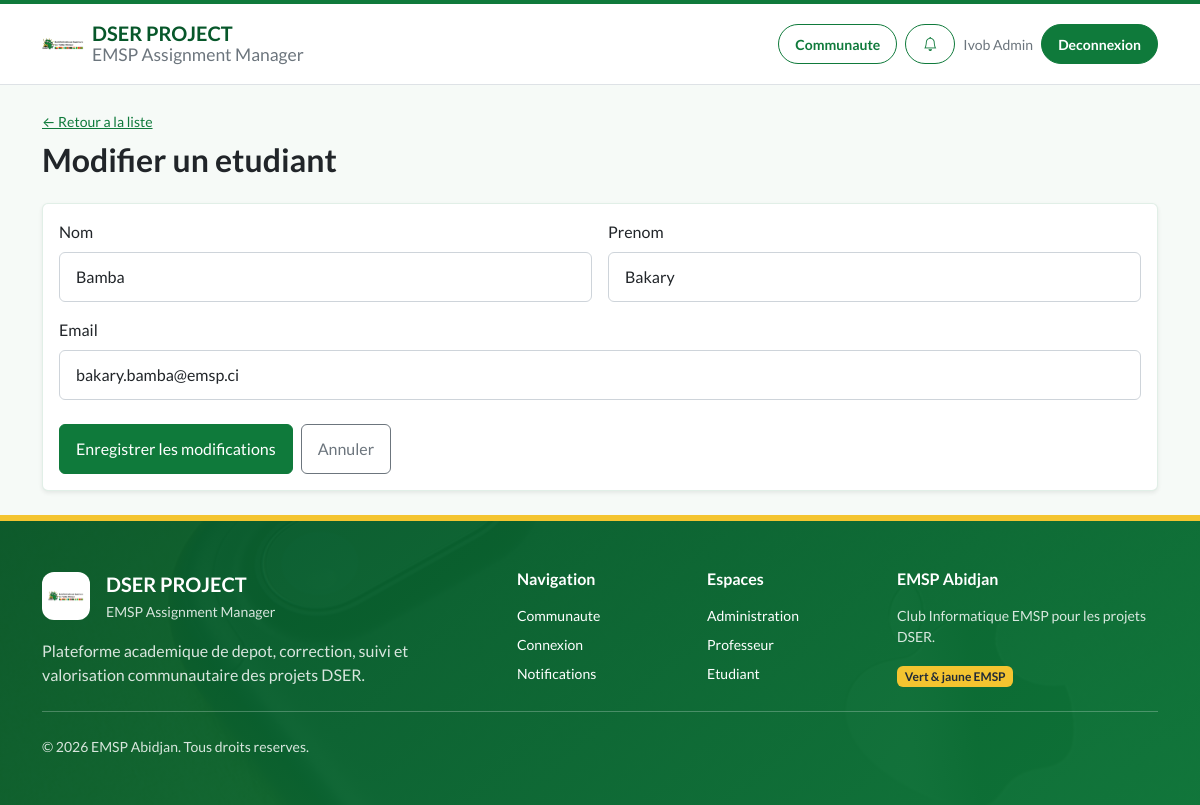
The app's page /student-hub-php/public/admin/students/edit?id=6 (signed in) with its own data.
### tables this page shows
CREATE TABLE IF NOT EXISTS `utilisateurs` (
  `id_user` INT AUTO_INCREMENT PRIMARY KEY,
  `nom` VARCHAR(50) NOT NULL,
  `prenom` VARCHAR(50) NOT NULL,
  `email` VARCHAR(100) UNIQUE NOT NULL,
  `mot_de_passe` VARCHAR(255) NOT NULL,
  `role` ENUM('etudiant', 'prof', 'admin') NOT NULL,
  `first_login` TINYINT(1) DEFAULT 1
);

### student-hub-php/app/Controllers/AdminController.php (called while the page is built, shortened)
<?php
final class AdminController extends Controller
{
    public function showEditStudent(): void
    {
        $id = (int) ($_GET['id'] ?? 0);
        $student = User::findById($id);
        $this->render('admin/student_form', [
            'user' => Session::get('user'),
            'csrf_token' => Csrf::generateToken(),
            'student' => $student,
            'success' => Session::getFlash('success'),
            'error' => Session::getFlash('error')
        ], 'Modifier un etudiant');
    }
}

### student-hub-php/public/index.php (called while the page is built, shortened)
<?php
if (file_exists(dirname(__DIR__) . '/config/config.php')) {
    $baseDir = dirname(__DIR__);
} else {
    $baseDir = __DIR__;
}
$requestMethod = $_SERVER['REQUEST_METHOD'];
$requestUri = parse_url($_SERVER['REQUEST_URI'], PHP_URL_PATH) ?: '/';
$scriptName = parse_url($_SERVER['SCRIPT_NAME'] ?? '', PHP_URL_PATH) ?: '/index.php';
$scriptBase = rtrim(dirname($scriptName), '/');
$baseLen = strlen($scriptBase);
if ($baseLen > 0 && strncmp($requestUri, $scriptBase, $baseLen) === 0) {
    $afterBase = substr($requestUri, $baseLen);
    $requestUri = ($afterBase === '' || $afterBase === false) ? '/' : $afterBase;
}
function url(string $path): string {
    static $base = null;
    if ($base === null) {
        $scriptName = parse_url($_SERVER['SCRIPT_NAME'] ?? '', PHP_URL_PATH) ?: '/index.php';
        $base = rtrim(dirname($scriptName), '/');
        $requestUri = parse_url($_SERVER['REQUEST_URI'] ?? '', PHP_URL_PATH) ?: '/';
    }
    return $base . '/' . ltrim($path, '/');
}
try {
    $router = new Router();
    $router->dispatch($requestMethod, $requestUri);
} catch (\Throwable $e) {
    $logDir = $baseDir . '/storage/logs';
    if (!is_dir($logDir)) {
        mkdir($logDir, 0777, true);
    }
    error_log('[' . date('Y-m-d H:i:s') . '] ERROR: ' . $e->getMessage() . "\n" . $e->getTraceAsString(), 3, $logDir . '/error.log');
    http_response_code(500);
    ?>
    <!DOCTYPE html>
    <html lang="fr">
    <head>
        <meta charset="UTF-8">
        <title>Erreur Serveur</title>
        <style>
            body { font-family: 'Segoe UI', Tahoma, Geneva, Verdana, sans-serif; background: #f8fafc; color: #1e293b; padding: 40px; text-align: center; }
            .container { max-width: 600px; margin: 0 auto; background: white; padding: 40px; border-radius: 12px; box-shadow: 0 4px 6px -1px rgb(0 0 0 / 0.1); border: 1px solid #e2e8f0; }
            h1 { color: #dc2626; font-size: 24px; margin-bottom: 16px; }
            p { color: #64748b; line-height: 1.6; margin-bottom: 24px; }
            a { display: inline-block; background: #2563eb; color: white; padding: 10px 20px; border-radius: 6px; text-decoration: none; font-weight: 500; }
            a:hover { background: #1d4ed8; }
        </style>
    </head>
    <body>
        <div class="container">
            <h1>Une erreur technique est survenue</h1>
            <p>Désolé, l'application a rencontré un problème inattendu. L'administrateur a été notifié.</p>
            <p style="font-size: 13px; font-family: monospace; background: #f1f5f9; padding: 10px; border-radius: 6px; text-align: left; overflow: auto;">
                <strong>Message :</strong> Une erreur technique est survenue. L'administrateur a été notifié.
            </p>
            <a href="<?php echo htmlspecialchars(url(''), ENT_QUOTES, 'UTF-8'); ?>">Retour à l'accueil</a>
        </div>
    </body>
    </html>
    <?php
}

### student-hub-php/app/Models/User.php (called while the page is built, shortened)
<?php
final class User
{
    public static function findById(int $id): ?array
    {
        $db = Database::pdo();
        $stmt = $db->prepare('SELECT id_user, nom, prenom, email, role FROM utilisateurs WHERE id_user = ? LIMIT 1');
        $stmt->execute([$id]);
        $row = $stmt->fetch();
        return $row ?: null;
    }
}

### student-hub-php/app/Views/admin/student_form.php (the view, shortened to what this page needs)
<div class="mb-4">
    <a href="<?php echo htmlspecialchars(url('admin/students'), ENT_QUOTES, 'UTF-8'); ?>" class="small">&larr; Retour a la liste</a>
    <h1 class="h2 mt-2 mb-0"><?php echo htmlspecialchars($title ?? 'Formulaire utilisateur', ENT_QUOTES, 'UTF-8'); ?></h1>
</div>
<div class="card shadow-sm">
    <div class="card-body">
        <form action="<?php echo htmlspecialchars(url($student ? 'admin/students/edit' : 'admin/students/create'), ENT_QUOTES, 'UTF-8'); ?>" method="POST">
            <div class="row g-3">
                <div class="col-md-6">
                    <label for="nom" class="form-label">Nom</label>
                    <input type="text" id="nom" name="nom" required value="<?php echo htmlspecialchars($student['nom'] ?? '', ENT_QUOTES, 'UTF-8'); ?>" class="form-control">
                </div>
                <div class="col-md-6">
                    <label for="prenom" class="form-label">Prenom</label>
                    <input type="text" id="prenom" name="prenom" required value="<?php echo htmlspecialchars($student['prenom'] ?? '', ENT_QUOTES, 'UTF-8'); ?>" class="form-control">
                </div>
                <div class="col-12">
                    <label for="email" class="form-label">Email</label>
                    <input type="email" id="email" name="email" required value="<?php echo htmlspecialchars($student['email'] ?? '', ENT_QUOTES, 'UTF-8'); ?>" class="form-control">
                </div>
            </div>
            <div class="d-flex gap-2 mt-4">
                <button type="submit" class="btn btn-primary"><?php echo $student ? 'Enregistrer les modifications' : 'Creer le compte'; ?></button>
                <a href="<?php echo htmlspecialchars(url('admin/students'), ENT_QUOTES, 'UTF-8'); ?>" class="btn btn-outline-secondary">Annuler</a>
            </div>
        </form>
    </div>
</div>

### records on screen
utilisateurs: nom "Bamba", prenom "Bakary", email "bakary.bamba@emsp.ci"

### other values on screen
$currentUser['prenom'] . ' ' . $currentUser['nom'] "Ivob Admin"
$title "Modifier un etudiant"
